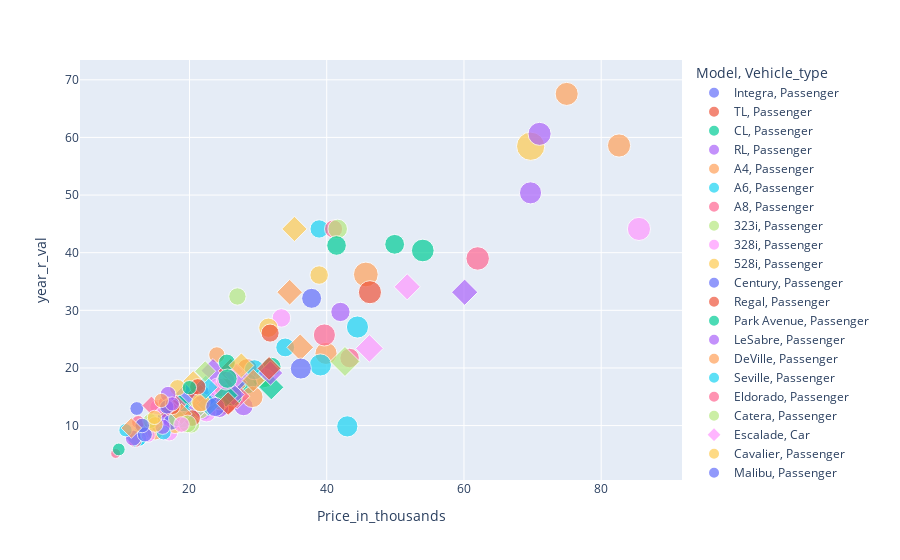

The code cell stored with this chart in its notebook:
### Code cell
px.scatter(df,x='Price_in_thousands',y='year_r_val',color='Model',size='Horsepower',symbol='Vehicle_type')
